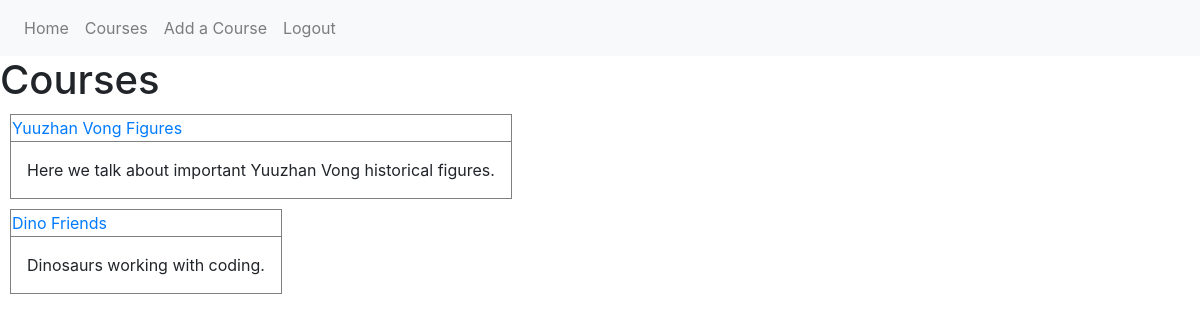
The page /course/home (signed in) on the database its author committed.
### guide_and_teach/models.py (models this page shows, shortened)
class Course(db.Model):
    id = db.Column(db.Integer, primary_key=True)
    course_title = db.Column(db.String(100), nullable=False)
    course_desc = db.Column(db.Text, nullable=False)
    user_id = db.Column(db.Integer, db.ForeignKey('user.id'), nullable=False)
    student = db.relationship('Student', backref='course', lazy=True)

### guide_and_teach/routes.py (the view)
@app.route('/course/home')
@login_required
def course_home():
    courses = Course.query.all()
    return render_template('courses_page.html', title='Courses', courses=courses)

### guide_and_teach/models.py (called while the page is built)
@login_manager.user_loader
def load_user(user_id):
    return User.query.get(int(user_id))

### guide_and_teach/templates/courses_page.html
{% extends "layout.html" %}
{% block content %}
    <h1>Courses</h1>
    {% for course in courses %}
    {% if course.user == current_user %}
        <article>
            <table class="yes">
                <thead>
                    <tr>
                        <td><a href="{{ url_for('single_course', course_id=course.id) }}">{{ course.course_title }}</a></td>
                    </tr>
                </thead>
                <tbody>
                    <tr>
                        <td>
                            <p>{{ course.course_desc }}</p>
                        </td>
                    </tr>
                </tbody>
            </table>
        </article>
    {% endif %}
    {% endfor %}
{% endblock content %}

### guide_and_teach/static/style.css (style rules this page uses)
p { padding: 10px; margin: 5px; }
table { border: 1px solid black; margin: 10px }
thead { border: 1px solid black; }
tr { border: 1px solid black ; }
td { border: .5px solid grey; }

### rows shown on the page
Course: course_title "Yuuzhan Vong Figures", course_desc "Here we talk about important Yuuzhan Vong historical figures."
Course: course_title "Dino Friends", course_desc "Dinosaurs working with coding."
